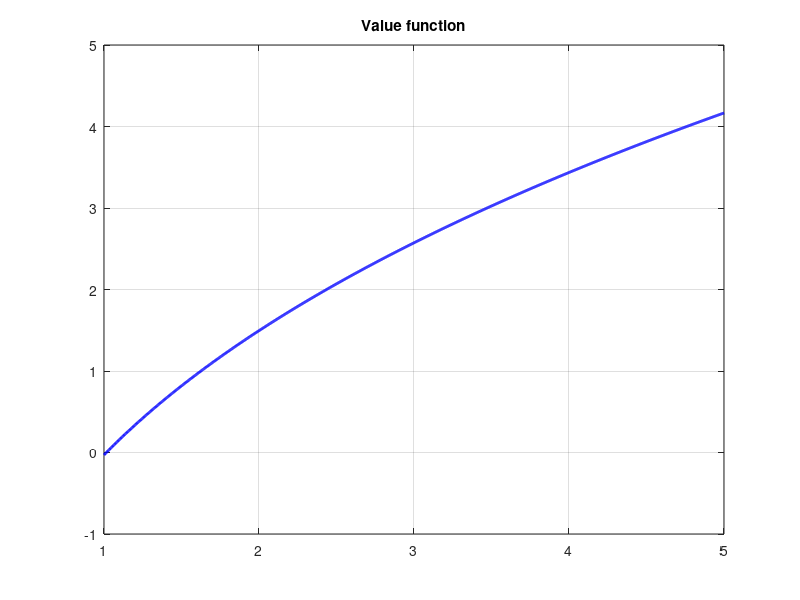
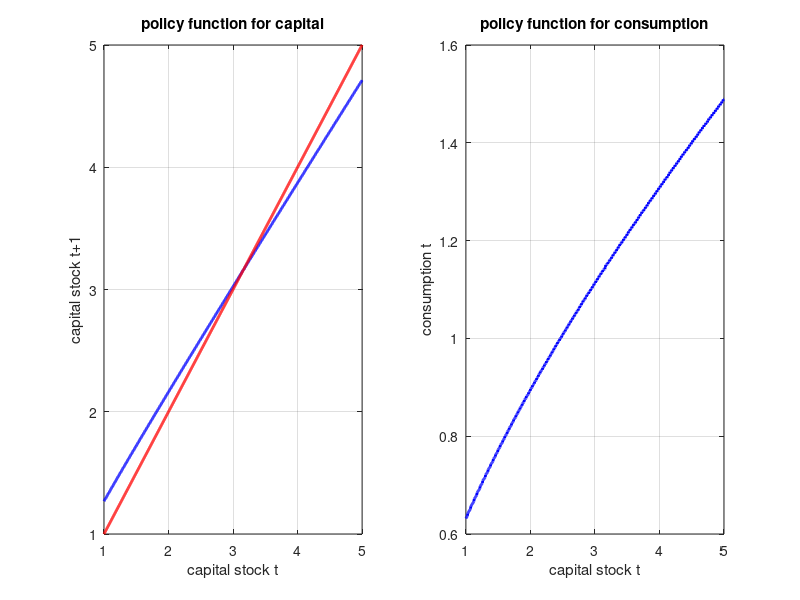
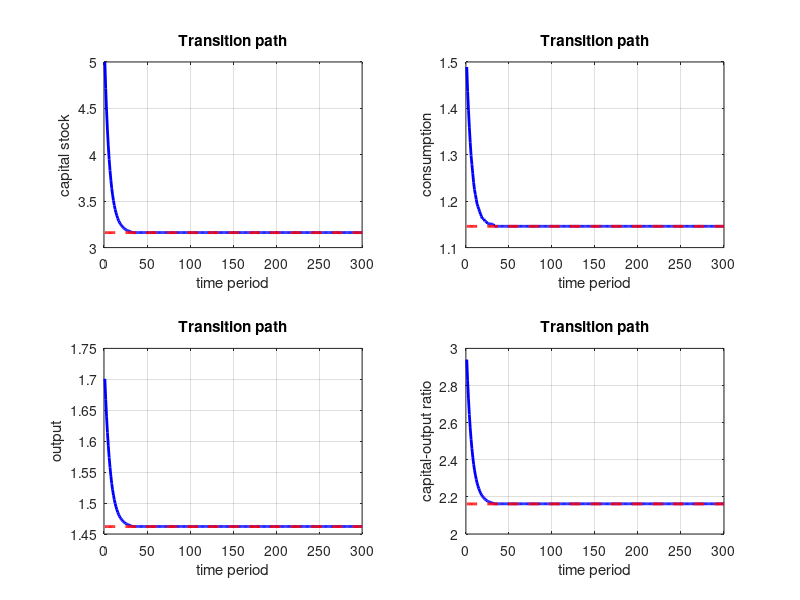

Reproduce these figures in MATLAB, in order.
%Deterministic Neoclassical Growth Model - Value function iteration        %
%          Program written by: Alessandro Ruggieri - UAB and BGSE         %
%                          Version 11/05/2016                             %
%%%%%%%%%%%%%%%%%%%%%%%%%%%%%%%%%%%%%%%%%%%%%%%%%%%%%%%%%%%%%%%%%%%%%%%%%%%

clc
clear
close all
fprintf('\nSolve Deterministic Neoclassical Growth Model using VFI\n');

%% Parametrization
par.alfa=0.33;                                                            %Capital share of income
par.sigma=1;                                                               %Relative risk aversion
par.delta=0.1;                                                             %Depreciation rate
par.beta=0.95;                                                             %Discount factor
par.n=1000;                                                                %Capital grid points
par.toler=1e-10;                                                           %Tolerance level
par.T=300;                                                                 %Length for transition path

%% Steady state
kstar  = (par.alfa/(1/par.beta -1+par.delta))^(1/(1-par.alfa));               
ystar  = kstar^par.alfa;
cstar  = ystar - par.delta*kstar ;
kystar = (par.alfa/(1/par.beta -1+par.delta)) ;

%% Capital Grid
kmin=1; 
kmax=5; 
kstep=(kmax-kmin)/(par.n-1);                                               %Bounds and steps for Capital Grid
k=(kmin:kstep:kmax)';                                                      %Capital Grid

%% Consumption streams and utility flows
C = max(ones(par.n,1)*k'.^par.alfa - k*ones(1,par.n) + (1-par.delta).*ones(par.n,1)*k',0);   %Compute Consumption streams
if par.sigma==1
    U=log(C);                                                              %Utility levels 
else
    U=(C.^(1-par.sigma))/(1-par.sigma);
end

%% Value Function iteration
iter=0;                                                                    %Count iterations
diff=1;                                                                    %Norm 
tme = cputime;                                                             %Time
vinitial=zeros(1,par.n);                                                   %Initialize guessed value function

while diff>par.toler 
   [vrevised]=max(U+par.beta.*vinitial'*ones(1,par.n));                    %Maximize utility 
   diff=norm(vinitial-vrevised)/norm(vrevised);                            %Check convergence
   vinitial=vrevised;                                                      %Update guess
   iter = iter+1;
end
fprintf('\nFixed point solved via value function iteration took %d iterations and %d seconds\n', iter,cputime-tme);

%% Policy Functions
[vfinal,decision]=max(U+par.beta.*vrevised'*ones(1,par.n));                %Functional fixed point
kprime=k(decision);                                                        %Recover policy function for capital
c = k.^par.alfa - kprime + (1-par.delta).*k;                              %Recover policy function for consumption

%% Simulation of transition dynamics
kind=ones(1,par.T);                                                        %Initialize vector of indexes
ktran=ones(1,par.T+1);                                                     %Initialize vector of capital stocks 
ctran=ones(1,par.T);
ytran=ones(1,par.T);
kytran=ones(1,par.T);

kind(1)=1000;                                                              %Arbitrary starting point in terms of the index
ktran(1)= k(kind(1));                                                      %Arbitrary starting point in terms of capital stock

for t=2:par.T+1
    kind(t)=(decision(kind(t-1)));                                         %Evolution in index space
    ktran(t)=k(kind(t));                                                   %Evolution in capital space
    ytran(t-1)=ktran(t-1).^par.alfa;
    ctran(t-1)=ytran(t-1) - ktran(t) + (1-par.delta).*ktran(t-1);
    kytran(t-1)=ktran(t-1)/ytran(t-1);
end

%% Figures
figure(1); 
plot(k,vfinal,'b','linewidth',2);hold on; title('Value function'); grid on;

figure(2); 
subplot(121)
plot(k,kprime,'b','linewidth',2); hold on; plot(k,k,'r','linewidth',2); grid on
xlabel('capital stock t');ylabel('capital stock t+1'); title('policy function for capital')
subplot(122)
plot(k,c,'b','linewidth',2); hold on;  grid on
xlabel('capital stock t');ylabel('consumption t'); title('policy function for consumption')

figure(3); subplot(221);plot(ktran(1:par.T),'b','linewidth',2); 
hold on; plot(kstar*ones(par.T,1),'--r','linewidth',2); grid on;
xlabel('time period');ylabel('capital stock'); title('Transition path')
subplot(222);plot(ctran,'b','linewidth',2); grid on;
hold on; plot(cstar*ones(par.T,1),'--r','linewidth',2); grid on;
xlabel('time period');ylabel('consumption'); title('Transition path')
subplot(223);plot(ytran,'b','linewidth',2); grid on;
hold on; plot(ystar*ones(par.T,1),'--r','linewidth',2); grid on;
xlabel('time period');ylabel('output'); title('Transition path')
subplot(224);plot(kytran,'b','linewidth',2); grid on;
xlabel('time period');ylabel('capital-output ratio'); title('Transition path')
hold on; plot(kystar*ones(par.T,1),'--r','linewidth',2); grid on;








